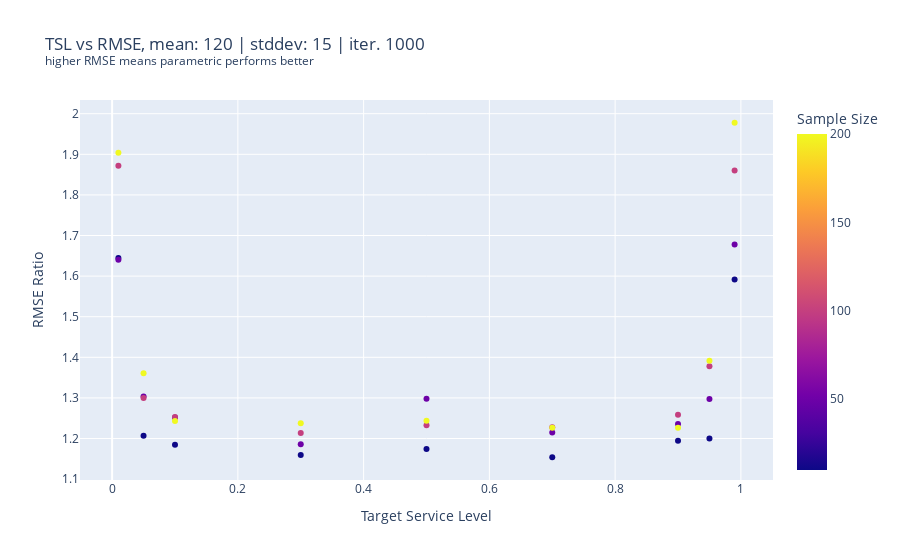
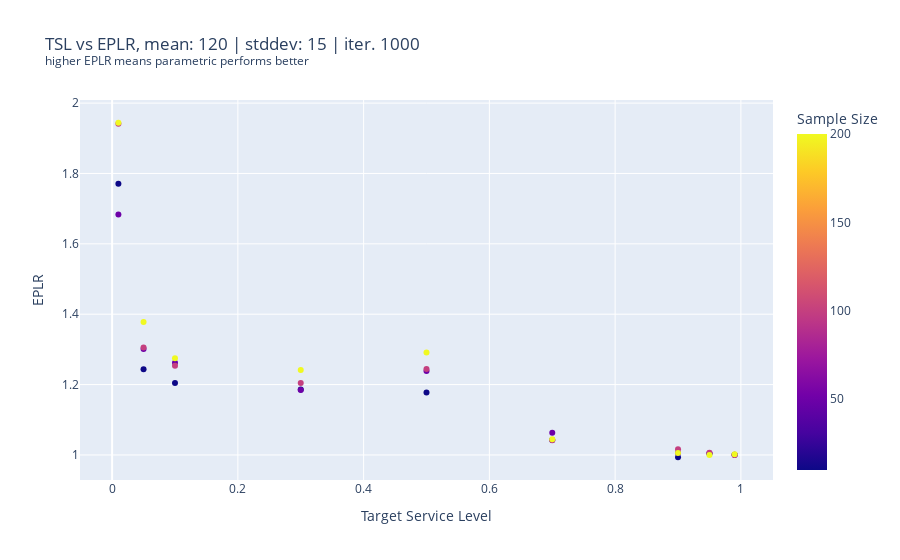

These figures' notebook cell, in order:
### Code cell
fig = px.scatter(df, x='Target Service Level', y='RMSE Ratio', color="Sample Size", title="TSL vs RMSE, mean: {0} | stddev: {1} | iter. {2}<br><sup>higher RMSE means parametric performs better</sup>".format(meanDemand, stdevDemand, numberOfMontecarloIterations))
fig.show()

fig = px.scatter(df, x='Target Service Level', y='EPLR', color="Sample Size", title="TSL vs EPLR, mean: {0} | stddev: {1} | iter. {2}<br><sup>higher EPLR means parametric performs better</sup>".format(meanDemand, stdevDemand, numberOfMontecarloIterations))
fig.show()

#fig = px.scatter(df, x='Target Service Level', y='RMSE Ratio', color="Sample Size", title="TSL vs RMSE, higher RMSE means parametric performs better")
#fig.show()

### Figure 1 — Plotly figure (JSON) as saved in the notebook; plotly's stock layout.template omitted (floating-point values rounded to 4 significant figures)
{"data": [{"hovertemplate": "Target Service Level=%{x}<br>RMSE Ratio=%{y}<br>Sample Size=%{marker.color}<extra></extra>", "legendgroup": "", "marker": {"color": [10, 50, 100, 200, 10, 50, 100, 200, 10, 50, 100, 200, 10, 50, 100, 200, 10, 50, 100, 200, 10, 50, 100, 200, 10, 50, 100, 200, 10, 50, 100, 200, 10, 50, 100, 200], "coloraxis": "coloraxis", "symbol": "circle"}, "mode": "markers", "name": "", "orientation": "v", "showlegend": false, "type": "scatter", "x": [0.01, 0.01, 0.01, 0.01, 0.05, 0.05, 0.05, 0.05, 0.1, 0.1, 0.1, 0.1, 0.3, 0.3, 0.3, 0.3, 0.5, 0.5, 0.5, 0.5, 0.7, 0.7, 0.7, 0.7, 0.9, 0.9, 0.9, 0.9, 0.95, 0.95, 0.95, 0.95, 0.99, 0.99, 0.99, 0.99], "xaxis": "x", "y": [1.644, 1.64, 1.872, 1.904, 1.207, 1.304, 1.3, 1.36, 1.185, 1.252, 1.253, 1.243, 1.16, 1.186, 1.214, 1.238, 1.174, 1.298, 1.233, 1.244, 1.154, 1.215, 1.228, 1.227, 1.194, 1.236, 1.258, 1.227, 1.2, 1.297, 1.378, 1.391, 1.591, 1.678, 1.86, 1.978], "yaxis": "y"}], "layout": {"coloraxis": {"colorbar": {"title": {"text": "Sample Size"}}, "colorscale": [[0, "#0d0887"], [0.1111, "#46039f"], [0.2222, "#7201a8"], [0.3333, "#9c179e"], [0.4444, "#bd3786"], [0.5556, "#d8576b"], [0.6667, "#ed7953"], [0.7778, "#fb9f3a"], [0.8889, "#fdca26"], [1, "#f0f921"]]}, "legend": {"tracegroupgap": 0}, "title": {"text": "TSL vs RMSE, mean: 120 | stddev: 15 | iter. 1000<br><sup>higher RMSE means parametric performs better</sup>"}, "xaxis": {"anchor": "y", "domain": [0, 1], "title": {"text": "Target Service Level"}}, "yaxis": {"anchor": "x", "domain": [0, 1], "title": {"text": "RMSE Ratio"}}}}

### Figure 2 — Plotly figure (JSON) as saved in the notebook; plotly's stock layout.template omitted (floating-point values rounded to 4 significant figures)
{"data": [{"hovertemplate": "Target Service Level=%{x}<br>EPLR=%{y}<br>Sample Size=%{marker.color}<extra></extra>", "legendgroup": "", "marker": {"color": [10, 50, 100, 200, 10, 50, 100, 200, 10, 50, 100, 200, 10, 50, 100, 200, 10, 50, 100, 200, 10, 50, 100, 200, 10, 50, 100, 200, 10, 50, 100, 200, 10, 50, 100, 200], "coloraxis": "coloraxis", "symbol": "circle"}, "mode": "markers", "name": "", "orientation": "v", "showlegend": false, "type": "scatter", "x": [0.01, 0.01, 0.01, 0.01, 0.05, 0.05, 0.05, 0.05, 0.1, 0.1, 0.1, 0.1, 0.3, 0.3, 0.3, 0.3, 0.5, 0.5, 0.5, 0.5, 0.7, 0.7, 0.7, 0.7, 0.9, 0.9, 0.9, 0.9, 0.95, 0.95, 0.95, 0.95, 0.99, 0.99, 0.99, 0.99], "xaxis": "x", "y": [1.771, 1.684, 1.941, 1.944, 1.243, 1.301, 1.305, 1.378, 1.205, 1.262, 1.254, 1.275, 1.186, 1.185, 1.204, 1.241, 1.177, 1.239, 1.244, 1.291, 1.043, 1.063, 1.042, 1.045, 0.9934, 1.006, 1.016, 1.006, 1.003, 1.005, 1.006, 0.9997, 1.001, 1.001, 0.9996, 1.002], "yaxis": "y"}], "layout": {"coloraxis": {"colorbar": {"title": {"text": "Sample Size"}}, "colorscale": [[0, "#0d0887"], [0.1111, "#46039f"], [0.2222, "#7201a8"], [0.3333, "#9c179e"], [0.4444, "#bd3786"], [0.5556, "#d8576b"], [0.6667, "#ed7953"], [0.7778, "#fb9f3a"], [0.8889, "#fdca26"], [1, "#f0f921"]]}, "legend": {"tracegroupgap": 0}, "title": {"text": "TSL vs EPLR, mean: 120 | stddev: 15 | iter. 1000<br><sup>higher EPLR means parametric performs better</sup>"}, "xaxis": {"anchor": "y", "domain": [0, 1], "title": {"text": "Target Service Level"}}, "yaxis": {"anchor": "x", "domain": [0, 1], "title": {"text": "EPLR"}}}}
